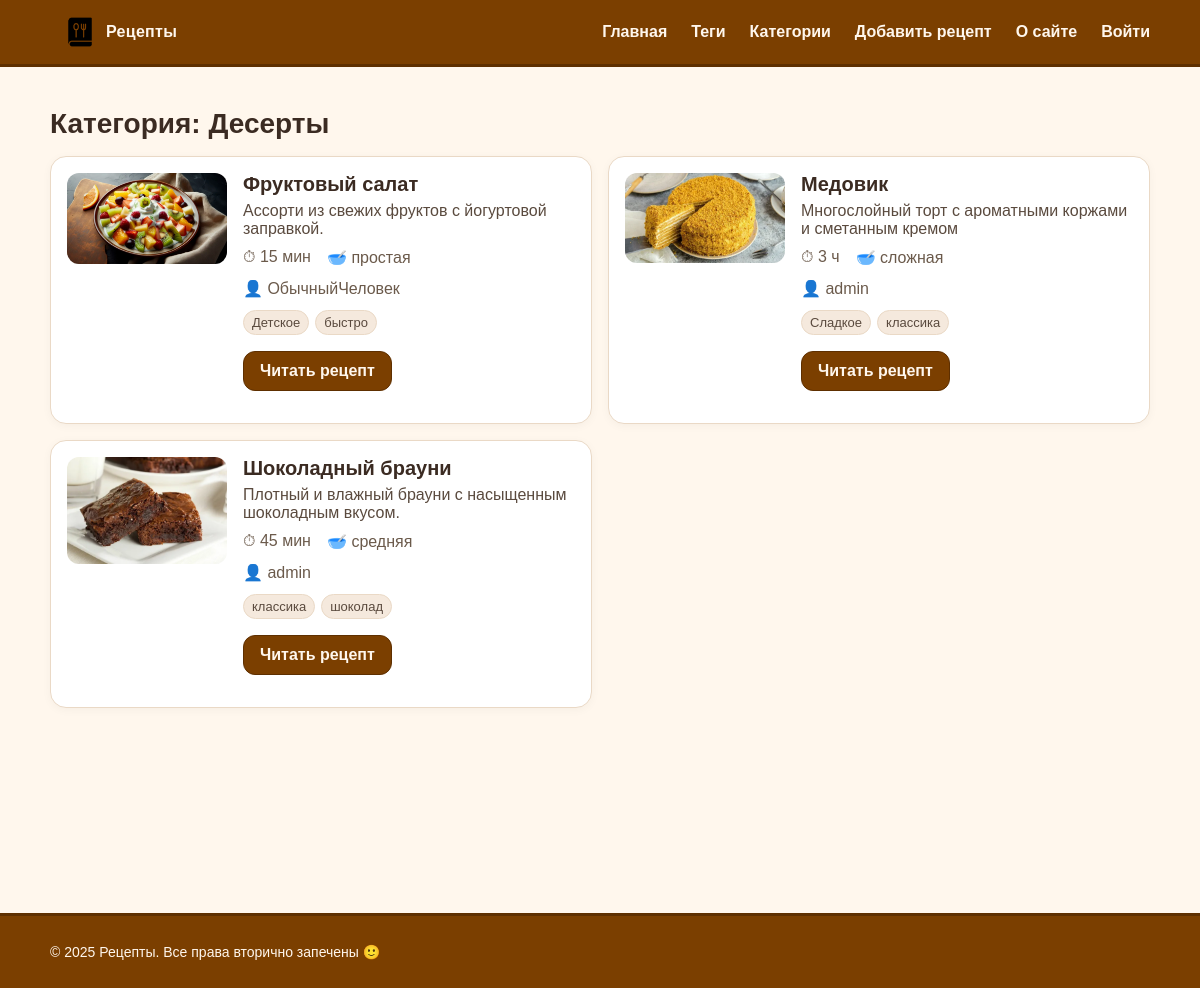
Page /category/desserts/ on the committed database.
### recipes/models.py (models this page shows, shortened)
class Recipe(models.Model):
    class Difficulty(models.TextChoices):
        EASY = "easy", "простая"
        MEDIUM = "medium", "средняя"
        HARD = "hard", "сложная"
    author = models.ForeignKey(
        settings.AUTH_USER_MODEL,
        on_delete=models.CASCADE,
        related_name='recipes',
        null=True, blank=True,  # временно: потом при желании сделаем обязательным
        verbose_name='Автор'
    )
    title = models.CharField("Название", max_length=255, db_index=True)
    slug = models.SlugField("Слаг", max_length=255, unique=True, db_index=True)
    desc = models.TextField("Описание", blank=True)
    image = models.CharField("Путь к изображению", max_length=255, blank=True)  # путь в /static/...
    cook_time = models.CharField("Время (текст)", max_length=50, blank=True)     # например: "45 мин"
    cook_time_min = models.PositiveIntegerField("Время (мин)", default=0)        # число минут для агрегаций
    difficulty = models.CharField(
        "Сложность",
        max_length=10,
        choices=Difficulty.choices,
        default=Difficulty.EASY,
    )
    is_published = models.BooleanField("Опубликован", default=True)
    photo = models.ImageField("Фото", upload_to=recipe_photo_upload_to, blank=True, null=True)
    category = models.ForeignKey(
        "Category",
        verbose_name="Категория",
        on_delete=models.SET_NULL,
        null=True,
        blank=True,
        related_name="recipes",
    )  # 1 категория -> много рецептов
    tags = models.ManyToManyField(
        "Tag",
        verbose_name="Теги",
        blank=True,
        related_name="recipes",
    )  # многие теги <-> многие рецепты
    created_at = models.DateTimeField("Создано", auto_now_add=True)
    updated_at = models.DateTimeField("Обновлено", auto_now=True)
    objects = models.Manager()
    published = PublishedManager()
    class Meta:
        verbose_name = "Рецепт"
        verbose_name_plural = "Рецепты"
        ordering = ["-created_at"]
        indexes = [models.Index(fields=["-created_at"])]
        permissions = [
            ('can_publish', 'Может публиковать рецепты'),
        ]
    def get_absolute_url(self):
        return reverse("recipe_detail_slug", kwargs={"slug": self.slug})

class Tag(models.Model):
    name = models.CharField("Название", max_length=120, unique=True, db_index=True)
    slug = models.SlugField("Слаг", max_length=120, unique=True, db_index=True)
    class Meta:
        verbose_name = "Тег"
        verbose_name_plural = "Теги"
        ordering = ["name"]
    def get_absolute_url(self):
        return reverse("recipes_by_tag", kwargs={"slug": self.slug})

### recipes/views.py (the view)
# urls.py: path('category/<slug:slug>/', RecipesByCategoryView.as_view(), name='recipes_by_category'),
class RecipesByCategoryView(DataMixin, ListView):
    model = Recipe
    template_name = 'recipes/by_category.html'
    context_object_name = 'recipes'
    allow_empty = True
    title_page = 'Рецепты по категории'
    def get_queryset(self):
        return Recipe.published.filter(category__slug=self.kwargs['slug']).select_related('category').prefetch_related('tags')
    def get_context_data(self, **kwargs):
        ctx = super().get_context_data(**kwargs)
        cat = Category.objects.filter(slug=self.kwargs['slug']).first()
        ctx['query_tail'] = ''
        return self.get_mixin_context(ctx, cat_selected=cat, current_category=cat, title=f'Категория: {cat.name if cat else ""}')

### recipes/models.py (called while the page is built)
    def get_queryset(self):
        return super().get_queryset().filter(is_published=True)

### recipes/utils.py (called while the page is built)
    def get_mixin_context(self, context: Dict[str, Any], **kwargs):
        if self.title_page:
            context["title"] = self.title_page
        context.setdefault("menu", MENU)
        context.setdefault("cat_selected", None)
        context.update(kwargs)
        return context

### recipes/templates/recipes/by_category.html (shortened to what this page needs)
{% extends 'base.html' %}
{% load static %}
{% block content %}
  <h1 class="page-title">{{ title }}</h1>
  <ul class="card-list">
    {% for r in recipes %}
      <li class="card">
        <div class="card-media">
  {% if r.photo %}
    <img src="{{ r.photo.url }}" alt="{{ r.title }}">
  {% elif r.image %}
    <img src="{% static r.image %}" alt="{{ r.title }}">
  {% else %}
    <div class="noimg">Нет изображения</div>
  {% endif %}
</div>
        <div class="card-body">
          <h2 class="card-title">{{ r.title }}</h2>
          <p class="card-desc">{{ r.desc }}</p>
          <ul class="meta">
            <li>⏱ {{ r.cook_time }}</li>
            <li>🥣 {{ r.get_difficulty_display }}</li>
          </ul>
                    <ul class = "meta">👤 {{ r.author.get_full_name|default:r.author.username }} </ul>
          <ul class="tags">
            {% for t in r.tags.all %}
              <li><a class="tag" href="{{ t.get_absolute_url }}">{{ t.name }}</a></li>
            {% endfor %}
          </ul>
          <p><a class="btn" href="{{ r.get_absolute_url }}">Читать рецепт</a></p>
        </div>
      </li>
    {% empty %}
      <p>В этой категории пока нет рецептов.</p>
    {% endfor %}
  </ul>
{% endblock %}

### recipes/static/recipes/css/styles.css (style rules this page uses)
:root { --choco:#7B3F00; --choco-dark:#5e2f00; --cream:#FFF7ED; --ink:#3b2b22; --paper:#ffffff; --border:#ead9c6; --header-h:64px; --footer-h:72px; --header-extra-gap:20px; --footer-extra-gap:32px; }
html, body { min-height:100%; margin:0; color:var(--ink); background:var(--cream); font-family:Arial, system-ui, -apple-system, "Segoe UI", Roboto, "Helvetica Neue", sans-serif; }
body { padding-top:calc(var(--header-h) + var(--header-extra-gap)); padding-bottom:calc(var(--footer-h) + var(--footer-extra-gap)); }
.page-title { margin:8px 0 16px; font-size:28px; }
.card-list { list-style:none; margin:0; padding:0; display:grid; gap:16px; grid-template-columns:1fr; }
@media (min-width:720px) { .card-list { grid-template-columns:1fr 1fr; } }
.card { display:grid; grid-template-columns:160px 1fr; gap:16px; background:var(--paper); border:1px solid var(--border); border-radius:16px; padding:16px; box-shadow:0 2px 10px rgba(0,0,0,.04); }
.card-media img { width:100%; height:auto; display:block; border-radius:12px; }
.card-title { margin:0 0 6px; font-size:20px; }
.card-desc { margin:0 0 10px; color:#5a4a3e; }
.meta { margin:0 0 12px; padding:0; display:flex; gap:16px; list-style:none; color:#6b5a4b; }
.btn { display:inline-block; padding:10px 14px; border-radius:12px; background:var(--choco); color:var(--cream); text-decoration:none; font-weight:600; border:1px solid var(--choco-dark); }
.tags { list-style:none; padding:0; margin:8px 0 0; display:flex; flex-wrap:wrap; gap:6px; }
.tag { display:inline-block; padding:4px 8px; border-radius:999px; background:#f5e9dd; border:1px solid var(--border); text-decoration:none; color:#5a4a3e; font-size:13px; }
.btn { font-weight:700; border-radius:12px; padding:10px 16px; }

### rows in the picture
Recipe: photo (picture), title "Фруктовый салат", desc "Ассорти из свежих фруктов с йогуртовой заправкой.", cook_time "15 мин", difficulty "простая", author.get_full_name "ОбычныйЧеловек"
Tag: name "Детское"
Tag: name "быстро"
Recipe: photo (picture), title "Медовик", desc "Многослойный торт с ароматными коржами и сметанным кремом", cook_time "3 ч", difficulty "сложная", author.get_full_name "admin"
Tag: name "Сладкое"
Tag: name "классика"
Recipe: image (picture), title "Шоколадный брауни", desc "Плотный и влажный брауни с насыщенным шоколадным вкусом.", cook_time "45 мин", difficulty "средняя", author.get_full_name "admin"
Tag: name "шоколад"

### other values in the picture
{{ title }} "Категория: Десерты"
{{ year|default:2025 }} "2025"
